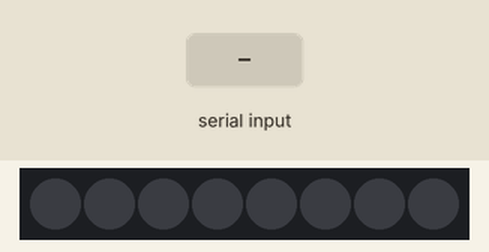
Recording of a sketch running on a simulated Arduino Uno, built with avr-gcc and run on an emulated ATmega328P. Shown: 8 RGB LEDs in strip order, left to right. Inputs (shaded band) come from the test bench.

Above: at 1.2 s.
1.3 s: "2" received over Serial
At 1.7 s:
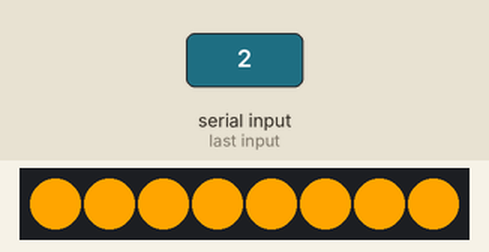
4.3 s: "1" received over Serial
At 4.7 s:
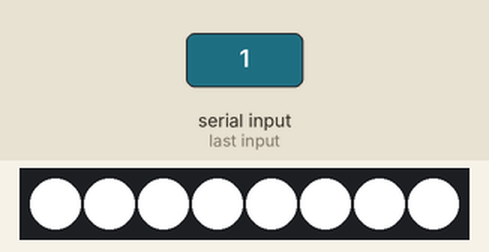
Timing chart, 0 to 7.3 s (numbered marks = the images above; inputs shaded):
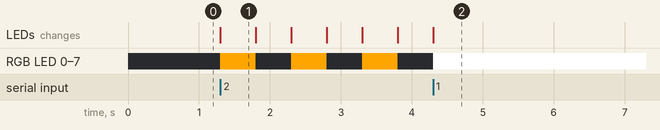

The sketch:

lightning_mods.ino
```cpp
#include <Adafruit_NeoPixel.h>

#define LED_PIN 6           // Pin where WS2812 DI is connected
#define NUM_LEDS 8          // Number of LEDs
Adafruit_NeoPixel strip = Adafruit_NeoPixel(NUM_LEDS, LED_PIN, NEO_GRB + NEO_KHZ800);

// Variables to store current mode
int current_mode = 0;

void setup() {
  // Initialize NeoPixel strip
  strip.begin();
  strip.show(); // Initialize all pixels to 'off'

  // Initialize serial communication
  Serial.begin(9600);
}

void loop() {
  // Check for serial input from ROS 2 node
  if (Serial.available() > 0) {
    char command = Serial.read();
    switchLightMode(command);
  }

  // Call the function corresponding to the current mode
  if (current_mode == 1) {
    lightMode1();  // Example mode 1
  } else if (current_mode == 2) {
    lightMode2();  // Example mode 2
  }
}

// Function to switch between light modes based on command received
void switchLightMode(char command) {
  if (command == '1') {
    current_mode = 1;  // Switch to mode 1
  } else if (command == '2') {
    current_mode = 2;  // Switch to mode 2
  } else {
    current_mode = 0;  // Turn off lights
  }
}

// Example light mode 1 (steady white)
void lightMode1() {
  for (int i = 0; i < NUM_LEDS; i++) {
    strip.setPixelColor(i, strip.Color(255, 255, 255));  // White light
  }
  strip.show();
}

// Example light mode 2 (flashing amber)
void lightMode2() {
  static bool state = false;
  state = !state;  // Toggle state
  if (state) {
    for (int i = 0; i < NUM_LEDS; i++) {
      strip.setPixelColor(i, strip.Color(255, 165, 0));  // Amber light
    }
  } else {
    strip.clear();  // Turn off
  }
  strip.show();
  delay(500);  // Flashing delay
}
```

Measured:
- after the input at 1.3 s, RGB LED 0–7: alternates RGB(255, 165, 0) for 0.50 s and off for 0.50 s, starting at once; the LEDs: change at once (image 1)
- after the input at 4.3 s, the LEDs: change at once (image 2)
- what the display in image 1 shows lasts 0.5 s, from 1.3 s to 1.8 s
